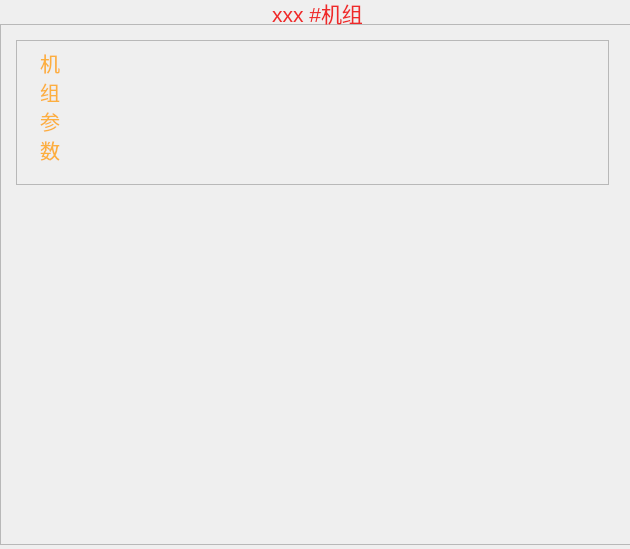
<?xml version="1.0" encoding="UTF-8"?>
<ui version="4.0">
 <class>ModularChiller</class>
 <widget class="QWidget" name="ModularChiller">
  <property name="geometry">
   <rect>
    <x>0</x>
    <y>0</y>
    <width>630</width>
    <height>549</height>
   </rect>
  </property>
  <property name="windowTitle">
   <string>Form</string>
  </property>
  <widget class="QFrame" name="frame">
   <property name="geometry">
    <rect>
     <x>0</x>
     <y>24</y>
     <width>633</width>
     <height>521</height>
    </rect>
   </property>
   <property name="styleSheet">
    <string notr="true">#frame{border-image: url(:/UI/Widget/System_Air_1.png);}
</string>
   </property>
   <property name="frameShape">
    <enum>QFrame::StyledPanel</enum>
   </property>
   <property name="frameShadow">
    <enum>QFrame::Raised</enum>
   </property>
   <widget class="QFrame" name="frame_2">
    <property name="geometry">
     <rect>
      <x>16</x>
      <y>16</y>
      <width>593</width>
      <height>145</height>
     </rect>
    </property>
    <property name="styleSheet">
     <string notr="true">#frame_2{
border-image: url(:/UI/Widget/System_Chiller_4.png);}</string>
    </property>
    <property name="frameShape">
     <enum>QFrame::StyledPanel</enum>
    </property>
    <property name="frameShadow">
     <enum>QFrame::Raised</enum>
    </property>
    <widget class="QLabel" name="label_24">
     <property name="geometry">
      <rect>
       <x>24</x>
       <y>8</y>
       <width>25</width>
       <height>129</height>
      </rect>
     </property>
     <property name="palette">
      <palette>
       <active>
        <colorrole role="WindowText">
         <brush brushstyle="SolidPattern">
          <color alpha="255">
           <red>252</red>
           <green>175</green>
           <blue>62</blue>
          </color>
         </brush>
        </colorrole>
       </active>
       <inactive>
        <colorrole role="WindowText">
         <brush brushstyle="SolidPattern">
          <color alpha="255">
           <red>252</red>
           <green>175</green>
           <blue>62</blue>
          </color>
         </brush>
        </colorrole>
       </inactive>
       <disabled>
        <colorrole role="WindowText">
         <brush brushstyle="SolidPattern">
          <color alpha="255">
           <red>190</red>
           <green>190</green>
           <blue>190</blue>
          </color>
         </brush>
        </colorrole>
       </disabled>
      </palette>
     </property>
     <property name="font">
      <font>
       <pointsize>15</pointsize>
      </font>
     </property>
     <property name="toolTipDuration">
      <number>-1</number>
     </property>
     <property name="styleSheet">
      <string notr="true"/>
     </property>
     <property name="text">
      <string>机
组
参
数</string>
     </property>
     <property name="alignment">
      <set>Qt::AlignJustify|Qt::AlignTop</set>
     </property>
    </widget>
   </widget>
  </widget>
  <widget class="QLabel" name="label">
   <property name="geometry">
    <rect>
     <x>272</x>
     <y>0</y>
     <width>105</width>
     <height>25</height>
    </rect>
   </property>
   <property name="palette">
    <palette>
     <active>
      <colorrole role="WindowText">
       <brush brushstyle="SolidPattern">
        <color alpha="255">
         <red>239</red>
         <green>41</green>
         <blue>41</blue>
        </color>
       </brush>
      </colorrole>
     </active>
     <inactive>
      <colorrole role="WindowText">
       <brush brushstyle="SolidPattern">
        <color alpha="255">
         <red>239</red>
         <green>41</green>
         <blue>41</blue>
        </color>
       </brush>
      </colorrole>
     </inactive>
     <disabled>
      <colorrole role="WindowText">
       <brush brushstyle="SolidPattern">
        <color alpha="255">
         <red>190</red>
         <green>190</green>
         <blue>190</blue>
        </color>
       </brush>
      </colorrole>
     </disabled>
    </palette>
   </property>
   <property name="font">
    <font>
     <pointsize>16</pointsize>
    </font>
   </property>
   <property name="styleSheet">
    <string notr="true"/>
   </property>
   <property name="text">
    <string>xxx #机组</string>
   </property>
  </widget>
 </widget>
 <resources/>
 <connections/>
</ui>
